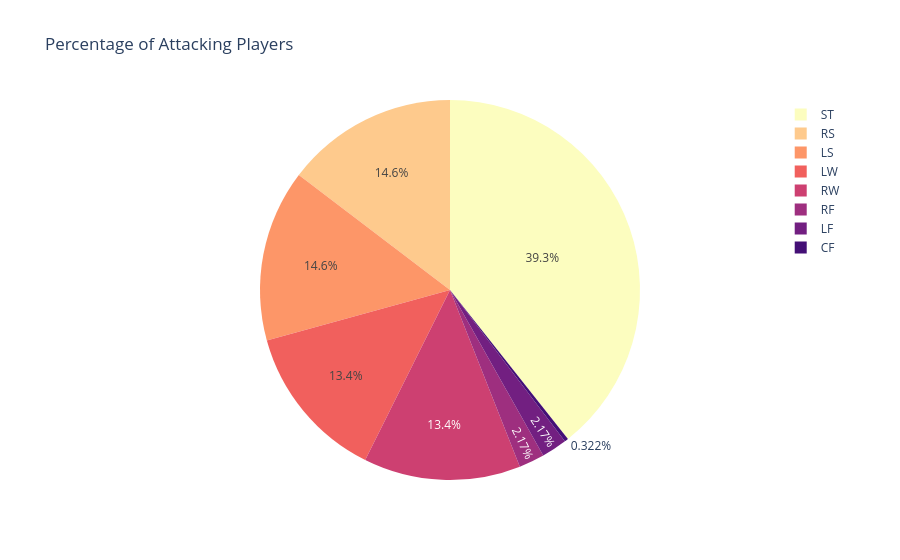

Source (notebook cell):
### Code cell
attack = ['RW', 'LW', 'ST', 'CF', 'LS', 'RS', 'RF', 'LF']
midfield = ['CAM', 'RCM', 'CDM', 'LDM', 'RM', 'LCM', 'LM', 'RDM', 'RAM', 'CM', 'LAM']
defence = ['LCB', 'RCB', 'LB', 'RB', 'CB', 'RWB', 'LWB', 'GK']

def categorize_position(position):
    if position in attack:
        return 'Attack'
    elif position in midfield:
        return 'Midfield'
    elif position in defence:
        return 'Defence'
    else:
        return 'Unknown'

df_clean['Position_Category'] = df_clean['club_position'].apply(categorize_position)
df_position_category = df_clean[['club_position', 'Position_Category']].drop_duplicates()
df_position_category.to_csv('df_position_category.csv', index=False)

att_p = df_24_clean.query('club_position in @attack')

fig = px.pie(att_p, names='club_position', color_discrete_sequence=px.colors.sequential.Magma_r,
            title='Percentage of Attacking Players')
fig.show()

### Figure 1 — Plotly figure (JSON) as saved in the notebook; plotly's stock layout.template omitted (floating-point values rounded to 4 significant figures; data arrays with more than 128 entries replaced by an {"elided": "..."} marker saying what was removed)
{"data": [{"domain": {"x": [0, 1], "y": [0, 1]}, "hovertemplate": "club_position=%{label}<extra></extra>", "labels": {"elided": "1243 str values"}, "legendgroup": "", "name": "", "showlegend": true, "type": "pie"}], "layout": {"autosize": true, "legend": {"tracegroupgap": 0}, "piecolorway": ["#fcfdbf", "#feca8d", "#fd9668", "#f1605d", "#cd4071", "#9e2f7f", "#721f81", "#440f76", "#180f3d", "#000004"], "title": {"text": "Percentage of Attacking Players"}}}
